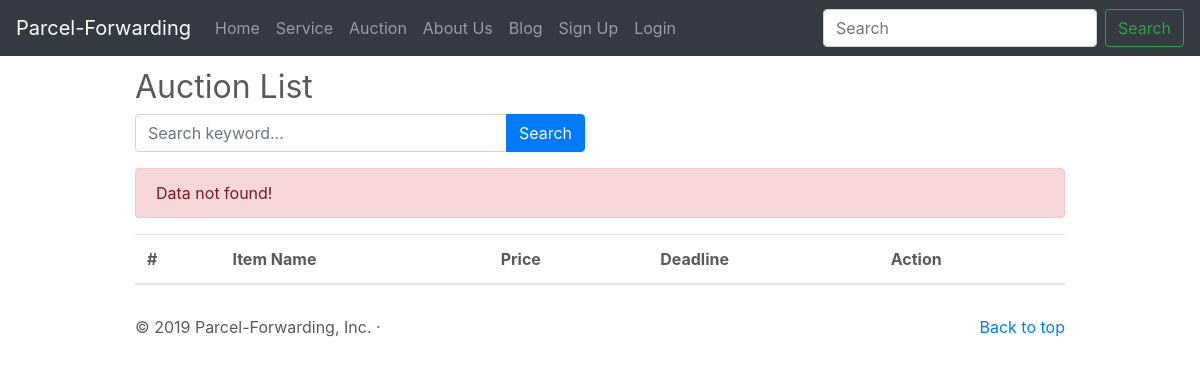
Page /index.php/auction on the earlier database version.
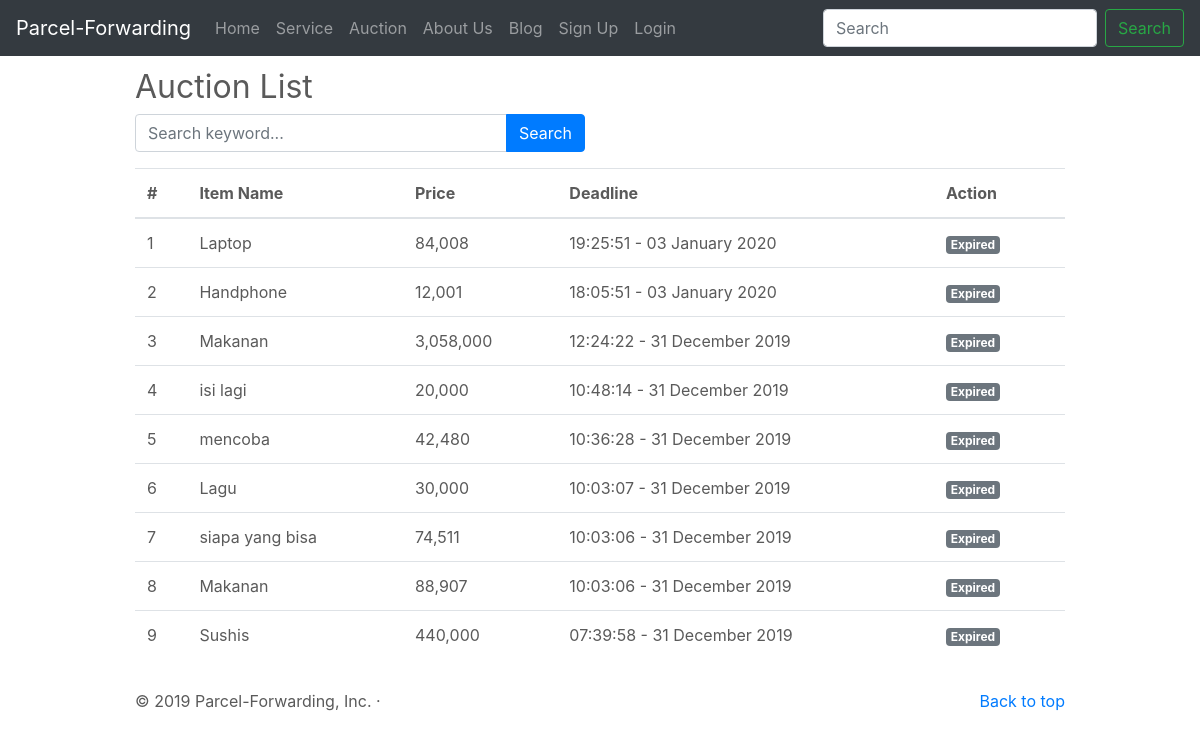
Same page on the later database version.
### tables this page shows
CREATE TABLE IF NOT EXISTS `item_auctions` (
  `id` int(11) NOT NULL AUTO_INCREMENT,
  `item_id` int(11) NOT NULL,
  `price` int(11) NOT NULL,
  `stock` int(11) NOT NULL,
  `status` tinyint(1) NOT NULL,
  `created_at` int(11) DEFAULT NULL,
  `deleted_at` int(11) DEFAULT NULL,
  PRIMARY KEY (`id`)
);

CREATE TABLE IF NOT EXISTS `items` (
  `id` int(11) NOT NULL AUTO_INCREMENT,
  `category_id` int(11) NOT NULL,
  `name` varchar(128) NOT NULL,
  `price` double NOT NULL,
  `stock` int(11) NOT NULL,
  `weight` int(11) NOT NULL,
  `is_broken` tinyint(1) NOT NULL,
  `created_at` int(11) NOT NULL,
  `deleted_at` int(11) NOT NULL,
  PRIMARY KEY (`id`)
);

### application/controllers/Auction.php (called while the page is built, shortened)
<?php
class Auction extends CI_Controller
{
	public function __construct()
	{
		$this->load->library('form_validation');
		$this->load->model('Auction_model', 'auction');
		$this->load->model('User_model', 'user');
		$this->load->model('Item_model', 'item');
	}
	public function index()
	{
		if ($this->input->post('search')) {
			$data['keyword'] = $this->input->post('keyword');
		} else {
			$data['keyword'] = null;
		}
		$this->db->like('item_auctions.price', $data['keyword']);
		$this->db->or_like('items.name', $data['keyword']);
		$this->db->from('item_auctions');
		$this->db->join('items', 'item_auctions.item_id = items.id');
		$config['total_rows'] = $this->db->count_all_results();
		$data['result_total_rows'] = $config['total_rows'];
		$config['per_page'] = 10;
		$data['title'] = "Auction list";
		$data['start'] = $this->uri->segment(3) != null ? $this->uri->segment(3) : 0;
		$data['auctions'] = $this->auction->getAuctions($config['per_page'], $data['start'], $data['keyword']);
		$this->load->view('layouts/header', $data);
		$this->load->view('auction/index', $data);
		$this->load->view('layouts/footer');
	}
}

### index.php (called while the page is built, shortened)
<?php
require_once BASEPATH.'core/CodeIgniter.php';

### application/config/config.php (called while the page is built, shortened)
<?php
$config['base_url'] = 'http://localhost/projects/parcell-forwarding/';
$config['index_page'] = '';
$config['uri_protocol']	= 'REQUEST_URI';
$config['url_suffix'] = '';
$config['language']	= 'english';
$config['charset'] = 'UTF-8';
$config['enable_hooks'] = FALSE;
$config['subclass_prefix'] = 'MY_';
$config['composer_autoload'] = FCPATH . 'vendor/autoload.php';
$config['permitted_uri_chars'] = 'a-z 0-9~%.:_\-';
$config['enable_query_strings'] = FALSE;
$config['controller_trigger'] = 'c';
$config['function_trigger'] = 'm';
$config['directory_trigger'] = 'd';
$config['allow_get_array'] = TRUE;
$config['log_threshold'] = 0;
$config['log_path'] = '';
$config['log_file_extension'] = '';
$config['log_file_permissions'] = 0644;
$config['log_date_format'] = 'Y-m-d H:i:s';
$config['error_views_path'] = '';
$config['cache_path'] = '';
$config['cache_query_string'] = FALSE;
$config['encryption_key'] = '';
$config['sess_driver'] = 'files';
$config['sess_cookie_name'] = 'ci_session';
$config['sess_expiration'] = 7200;
$config['sess_save_path'] = NULL;
$config['sess_match_ip'] = FALSE;
$config['sess_time_to_update'] = 300;
$config['sess_regenerate_destroy'] = FALSE;
$config['cookie_prefix']	= '';
$config['cookie_domain']	= '';
$config['cookie_path']		= '/';
$config['cookie_secure']	= FALSE;
$config['cookie_httponly'] 	= FALSE;
$config['standardize_newlines'] = FALSE;
$config['global_xss_filtering'] = FALSE;
$config['csrf_protection'] = FALSE;
$config['csrf_token_name'] = 'csrf_test_name';
$config['csrf_cookie_name'] = 'csrf_cookie_name';
$config['csrf_expire'] = 7200;
$config['csrf_regenerate'] = TRUE;
$config['csrf_exclude_uris'] = array();
$config['compress_output'] = FALSE;
$config['time_reference'] = 'local';
$config['rewrite_short_tags'] = FALSE;
$config['proxy_ips'] = '';

### application/config/pagination.php (called while the page is built, shortened)
<?php
$config['full_tag_open'] = '<nav><ul class="pagination pagination-md">';
$config['first_link'] = 'First';
$config['first_tag_open'] = '<li class="page-item">';
$config['first_tag_close'] = '</li>';
$config['last_link'] = 'Last';
$config['last_tag_open'] = '<li class="page-item">';
$config['last_tag_close'] = '</li>';
$config['next_link'] = '&raquo';
$config['next_tag_open'] = '<li class="page-item">';
$config['next_tag_close'] = '</li>';
$config['prev_link'] = '&laquo';
$config['prev_tag_open'] = '<li class="page-item">';

### application/models/Auction_model.php (called while the page is built, shortened)
<?php
class Auction_model extends CI_Model
{
	public function getAuctions($limit, $offset = 0, $keyword = null)
	{
		$query = "SELECT item_auctions.id,
				items.name AS item_name,
				item_auctions.price,
				item_auctions.status,
				item_auctions.deleted_at AS deadline
			FROM item_auctions
			LEFT JOIN items ON item_auctions.item_id = items.id
			WHERE items.name LIKE '%$keyword%'
			ORDER BY item_auctions.status DESC
			LIMIT $offset, $limit";
		return $this->db->query($query)->result_array();
	}
}

### application/views/auction/index.php (the view, shortened to what this page needs)
<div class="container marketing">
	<div class='content'>
		<h2>Auction List</h2>
		<div class='row'>
			<div class='col-md-6'>
				<form method="POST" action="<?= base_url('auction/index'); ?>">
					<div class="input-group mb-3">
						<input type="text" name="keyword" class="form-control" placeholder="Search keyword..." autocomplete="off" autofocus>
						<div class="input-group-append">
							<input class="btn btn-primary" type="submit" name="search" id="search" value="Search" />
						</div>
					</div>
				</form>
			</div>
		</div>
		<?php if (empty($auctions)) : ?>
			<div class='alert alert-danger'>
				Data not found!
			</div>
		<?php endif; ?>
		<?php if (!isset($auctions) && empty($auctions)) : ?>
			<p>Empty Auctions List</p>
		<?php else : ?>
			<table class="table table-hover">
				<thead>
					<tr>
						<th scope="col">#</th>
						<th scope="col">Item Name</th>
						<th scope="col">Price</th>
						<th scope="col">Deadline</th>
						<th scope="col">Action</th>
					</tr>
				</thead>
				<tbody>
					<?php foreach ($auctions as $auction) : ?>
						<tr>
							<td><?= ++$start; ?></td>
							<td><?= $auction['item_name']; ?></td>
							<td><?= number_format($auction['price']); ?></td>
							<td><?= Date('H:i:s - d F Y', $auction['deadline']); ?></td>
							<td>
								<?= is_auction_expired($auction['id']); ?>
							</td>
						</tr>
					<?php endforeach; ?>
				</tbody>
			</table>
		<?php endif; ?>
	</div>
</div>

### application/views/layouts/header.php (shortened to what this page needs)
<!doctype html>
<html lang="en">
<head>
	<link href="<?= base_url(); ?>assets/css/bootstrap.min.css" rel="stylesheet" />
	<link href="<?= base_url(); ?>assets/css/carousel.css" rel="stylesheet" />
	<link href="<?= base_url(); ?>assets/css/style.css" rel="stylesheet" />
</head>
<body>
	<header>
		<nav class="navbar navbar-expand-md navbar-dark fixed-top bg-dark">
			<a class="navbar-brand" href="<?= base_url(); ?>">Parcel-Forwarding</a>
			<div class="collapse navbar-collapse" id="navbarCollapse">
				<ul class="navbar-nav mr-auto">
					<li class="nav-item">
						<a class="nav-link" href="<?= base_url(); ?>">Home</a>
					</li>
					<li class='nav-item'>
						<a class='nav-link' href='<?= base_url(); ?>service'>Service</a>
					</li>
					<li class='nav-item'>
						<a class='nav-link' href='<?= base_url(); ?>auction'>Auction</a>
					</li>
					<li class='nav-item'>
						<a class='nav-link' href='<?= base_url(); ?>home/about'>About Us</a>
					</li>
					<li class='nav-item'>
						<a class='nav-link' href='<?= base_url(); ?>post'>Blog</a>
					</li>
					<?php if (!$this->session->userdata('email')) : ?>
						<li class='nav-item'>
							<a class='nav-link' href='<?= base_url(); ?>auth/signup'>Sign Up</a>
						</li>
						<li class='nav-item'>
							<a class='nav-link' href='<?= base_url(); ?>auth/login'>Login</a>
						</li>
					<?php endif; ?>
				</ul>
				<form class="form-inline mt-2 mt-md-0" method="GET" action="<?= base_url(); ?>">
					<input class="form-control mr-sm-2" type="text" placeholder="Search" aria-label="Search">
					<button class="btn btn-outline-success my-2 my-sm-0" type="submit">Search</button>
				</form>
			</div>
		</nav>
	</header>

### application/views/layouts/footer.php (shortened to what this page needs)
<footer class="container">
	<p class="float-right"><a href="#">Back to top</a></p>
	<p>&copy; 2019 Parcel-Forwarding, Inc. &middot;</p>
</footer>
</body>
</html>

### application/helpers/parcell_helper.php (shortened to what this page needs)
<?php
function is_auction_expired($auction_id)
{
	$ci = &get_instance();
	$auction = $ci->db->get_where('item_auctions', ['id' => $auction_id])->row_array();
	if (time() < $auction['deleted_at']) {
		return '<a href="' . base_url('auction/view/') . $auction['id'] . '" class="badge badge-primary mr-2 viewAuction" data-toggle="modal" data-target="#modalAuction" data-id="' . $auction['id'] . '">view</a>';
	} else {
		return '<a href="#" class="badge badge-secondary mr-2">Expired</a>';
	}
}

### assets/css/carousel.css (style rules this page uses)
body { padding-top: 3rem; padding-bottom: 3rem; color: #5a5a5a; }
.marketing h2 { font-weight: 400; }

### assets/css/style.css (style rules this page uses)
.container { max-width: 960px; }
.content { margin-top: 20px; margin-bottom: 30px; }

Differences in the rows shown:
added item_auctions: item.name "Laptop", price "84,008", deleted_at "19:25:51 - 03 January 2020", shows "Expired"
added item_auctions: item.name "Handphone", price "12,001", deleted_at "18:05:51 - 03 January 2020", shows "Expired"
added item_auctions: item.name "Makanan", price "3,058,000", deleted_at "12:24:22 - 31 December 2019", shows "Expired"
added item_auctions: item.name "isi lagi", price "20,000", deleted_at "10:48:14 - 31 December 2019", shows "Expired"
added item_auctions: item.name "mencoba", price "42,480", deleted_at "10:36:28 - 31 December 2019", shows "Expired"
added item_auctions: item.name "Lagu", price "30,000", deleted_at "10:03:07 - 31 December 2019", shows "Expired"
added item_auctions: item.name "siapa yang bisa", price "74,511", deleted_at "10:03:06 - 31 December 2019", shows "Expired"
added item_auctions: item.name "Makanan", price "88,907", deleted_at "10:03:06 - 31 December 2019", shows "Expired"
added item_auctions: item.name "Sushis", price "440,000", deleted_at "07:39:58 - 31 December 2019", shows "Expired"
Other differences:
text no longer shown: "Data not found!"
